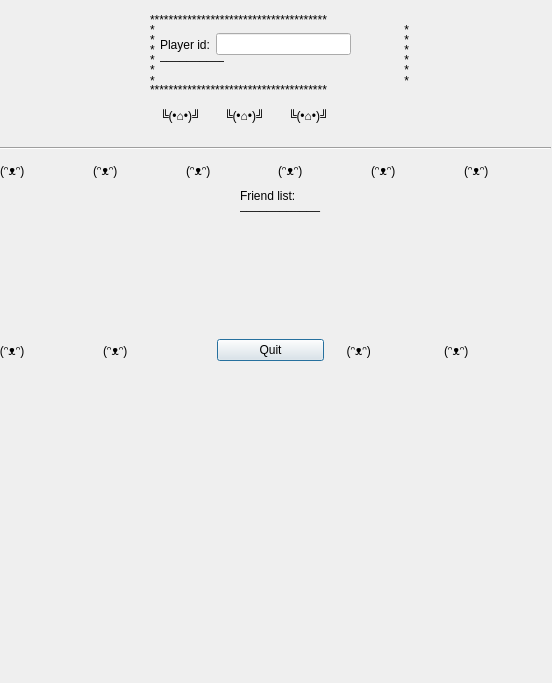
<?xml version="1.0" encoding="UTF-8"?>
<ui version="4.0">
 <class>ProfilView</class>
 <widget class="QDialog" name="ProfilView">
  <property name="geometry">
   <rect>
    <x>0</x>
    <y>0</y>
    <width>552</width>
    <height>683</height>
   </rect>
  </property>
  <property name="windowTitle">
   <string>Profil</string>
  </property>
  <widget class="QLabel" name="label_3">
   <property name="geometry">
    <rect>
     <x>150</x>
     <y>80</y>
     <width>281</width>
     <height>20</height>
    </rect>
   </property>
   <property name="text">
    <string>**************************************</string>
   </property>
  </widget>
  <widget class="QLabel" name="label_4">
   <property name="geometry">
    <rect>
     <x>150</x>
     <y>10</y>
     <width>281</width>
     <height>20</height>
    </rect>
   </property>
   <property name="text">
    <string>**************************************</string>
   </property>
  </widget>
  <widget class="Line" name="line">
   <property name="geometry">
    <rect>
     <x>0</x>
     <y>140</y>
     <width>551</width>
     <height>16</height>
    </rect>
   </property>
   <property name="orientation">
    <enum>Qt::Horizontal</enum>
   </property>
  </widget>
  <widget class="QLabel" name="label_7">
   <property name="geometry">
    <rect>
     <x>150</x>
     <y>20</y>
     <width>281</width>
     <height>20</height>
    </rect>
   </property>
   <property name="text">
    <string>*                                                                           *</string>
   </property>
  </widget>
  <widget class="QLabel" name="label_8">
   <property name="geometry">
    <rect>
     <x>150</x>
     <y>30</y>
     <width>281</width>
     <height>20</height>
    </rect>
   </property>
   <property name="text">
    <string>*                                                                           *</string>
   </property>
  </widget>
  <widget class="QLabel" name="label_9">
   <property name="geometry">
    <rect>
     <x>150</x>
     <y>50</y>
     <width>281</width>
     <height>20</height>
    </rect>
   </property>
   <property name="text">
    <string>*                                                                           *</string>
   </property>
  </widget>
  <widget class="QLabel" name="label_10">
   <property name="geometry">
    <rect>
     <x>150</x>
     <y>60</y>
     <width>281</width>
     <height>20</height>
    </rect>
   </property>
   <property name="text">
    <string>*                                                                           *</string>
   </property>
  </widget>
  <widget class="QLabel" name="label_11">
   <property name="geometry">
    <rect>
     <x>150</x>
     <y>40</y>
     <width>281</width>
     <height>20</height>
    </rect>
   </property>
   <property name="text">
    <string>*                                                                           *</string>
   </property>
  </widget>
  <widget class="QLabel" name="label_12">
   <property name="geometry">
    <rect>
     <x>150</x>
     <y>70</y>
     <width>281</width>
     <height>21</height>
    </rect>
   </property>
   <property name="text">
    <string>*                                                                           *</string>
   </property>
  </widget>
  <widget class="QWidget" name="horizontalLayoutWidget">
   <property name="geometry">
    <rect>
     <x>0</x>
     <y>150</y>
     <width>551</width>
     <height>41</height>
    </rect>
   </property>
   <layout class="QHBoxLayout" name="horizontalLayout">
    <item>
     <widget class="QLabel" name="label_20">
      <property name="text">
       <string>(ᵔᴥᵔ)</string>
      </property>
     </widget>
    </item>
    <item>
     <widget class="QLabel" name="label_19">
      <property name="text">
       <string>(ᵔᴥᵔ)</string>
      </property>
     </widget>
    </item>
    <item>
     <widget class="QLabel" name="label_21">
      <property name="text">
       <string>(ᵔᴥᵔ)</string>
      </property>
     </widget>
    </item>
    <item>
     <widget class="QLabel" name="label_18">
      <property name="text">
       <string>(ᵔᴥᵔ)</string>
      </property>
     </widget>
    </item>
    <item>
     <widget class="QLabel" name="label_23">
      <property name="text">
       <string>(ᵔᴥᵔ)</string>
      </property>
     </widget>
    </item>
    <item>
     <widget class="QLabel" name="label_22">
      <property name="text">
       <string>(ᵔᴥᵔ)</string>
      </property>
     </widget>
    </item>
   </layout>
  </widget>
  <widget class="QWidget" name="horizontalLayoutWidget_2">
   <property name="geometry">
    <rect>
     <x>160</x>
     <y>90</y>
     <width>186</width>
     <height>51</height>
    </rect>
   </property>
   <layout class="QHBoxLayout" name="horizontalLayout_2">
    <item>
     <widget class="QLabel" name="label_15">
      <property name="text">
       <string>╚(•⌂•)╝</string>
      </property>
     </widget>
    </item>
    <item>
     <widget class="QLabel" name="label_16">
      <property name="text">
       <string>╚(•⌂•)╝</string>
      </property>
     </widget>
    </item>
    <item>
     <widget class="QLabel" name="label_17">
      <property name="text">
       <string>╚(•⌂•)╝</string>
      </property>
     </widget>
    </item>
   </layout>
  </widget>
  <widget class="QWidget" name="horizontalLayoutWidget_3">
   <property name="geometry">
    <rect>
     <x>-10</x>
     <y>330</y>
     <width>561</width>
     <height>41</height>
    </rect>
   </property>
   <layout class="QHBoxLayout" name="horizontalLayout_3">
    <item>
     <widget class="QLabel" name="label_24">
      <property name="text">
       <string>   (ᵔᴥᵔ)</string>
      </property>
     </widget>
    </item>
    <item>
     <widget class="QLabel" name="label_25">
      <property name="text">
       <string>(ᵔᴥᵔ)</string>
      </property>
     </widget>
    </item>
    <item>
     <widget class="QPushButton" name="QuitButton">
      <property name="text">
       <string>Quit</string>
      </property>
      <property name="shortcut">
       <string>Ctrl+Q</string>
      </property>
     </widget>
    </item>
    <item>
     <widget class="QLabel" name="label_28">
      <property name="text">
       <string>     (ᵔᴥᵔ)</string>
      </property>
     </widget>
    </item>
    <item>
     <widget class="QLabel" name="label_29">
      <property name="text">
       <string>(ᵔᴥᵔ)</string>
      </property>
     </widget>
    </item>
   </layout>
  </widget>
  <widget class="QLabel" name="FriendLabel">
   <property name="geometry">
    <rect>
     <x>0</x>
     <y>210</y>
     <width>551</width>
     <height>121</height>
    </rect>
   </property>
   <property name="text">
    <string/>
   </property>
   <property name="alignment">
    <set>Qt::AlignCenter</set>
   </property>
  </widget>
  <widget class="QLabel" name="BestScoreLabel">
   <property name="geometry">
    <rect>
     <x>0</x>
     <y>370</y>
     <width>551</width>
     <height>321</height>
    </rect>
   </property>
   <property name="text">
    <string/>
   </property>
   <property name="pixmap">
    <pixmap>../GUI/Bobpub.jpg</pixmap>
   </property>
  </widget>
  <widget class="QWidget" name="horizontalLayoutWidget_5">
   <property name="geometry">
    <rect>
     <x>160</x>
     <y>30</y>
     <width>191</width>
     <height>29</height>
    </rect>
   </property>
   <layout class="QHBoxLayout" name="horizontalLayout_5">
    <item>
     <widget class="QLabel" name="label">
      <property name="text">
       <string>Player id:</string>
      </property>
     </widget>
    </item>
    <item>
     <widget class="QLineEdit" name="PlayerLineEdit">
      <property name="readOnly">
       <bool>true</bool>
      </property>
     </widget>
    </item>
   </layout>
  </widget>
  <widget class="QLabel" name="label_14">
   <property name="geometry">
    <rect>
     <x>160</x>
     <y>30</y>
     <width>64</width>
     <height>49</height>
    </rect>
   </property>
   <property name="text">
    <string>___________</string>
   </property>
  </widget>
  <widget class="QLabel" name="label_5">
   <property name="geometry">
    <rect>
     <x>240</x>
     <y>190</y>
     <width>90</width>
     <height>29</height>
    </rect>
   </property>
   <property name="text">
    <string>____________</string>
   </property>
  </widget>
  <widget class="QLabel" name="label_2">
   <property name="geometry">
    <rect>
     <x>240</x>
     <y>180</y>
     <width>81</width>
     <height>31</height>
    </rect>
   </property>
   <property name="text">
    <string>Friend list:</string>
   </property>
  </widget>
  <widget class="QLabel" name="BackgroundLabel">
   <property name="geometry">
    <rect>
     <x>0</x>
     <y>-20</y>
     <width>691</width>
     <height>411</height>
    </rect>
   </property>
   <property name="text">
    <string/>
   </property>
   <property name="pixmap">
    <pixmap>../GUI/blue.png</pixmap>
   </property>
  </widget>
  <zorder>BackgroundLabel</zorder>
  <zorder>label_3</zorder>
  <zorder>label_4</zorder>
  <zorder>line</zorder>
  <zorder>label_7</zorder>
  <zorder>label_8</zorder>
  <zorder>label_9</zorder>
  <zorder>label_10</zorder>
  <zorder>label_11</zorder>
  <zorder>label_12</zorder>
  <zorder>horizontalLayoutWidget</zorder>
  <zorder>horizontalLayoutWidget_2</zorder>
  <zorder>horizontalLayoutWidget_3</zorder>
  <zorder>FriendLabel</zorder>
  <zorder>BestScoreLabel</zorder>
  <zorder>horizontalLayoutWidget_5</zorder>
  <zorder>label_14</zorder>
  <zorder>label_5</zorder>
  <zorder>label_2</zorder>
 </widget>
 <resources/>
 <connections/>
</ui>
